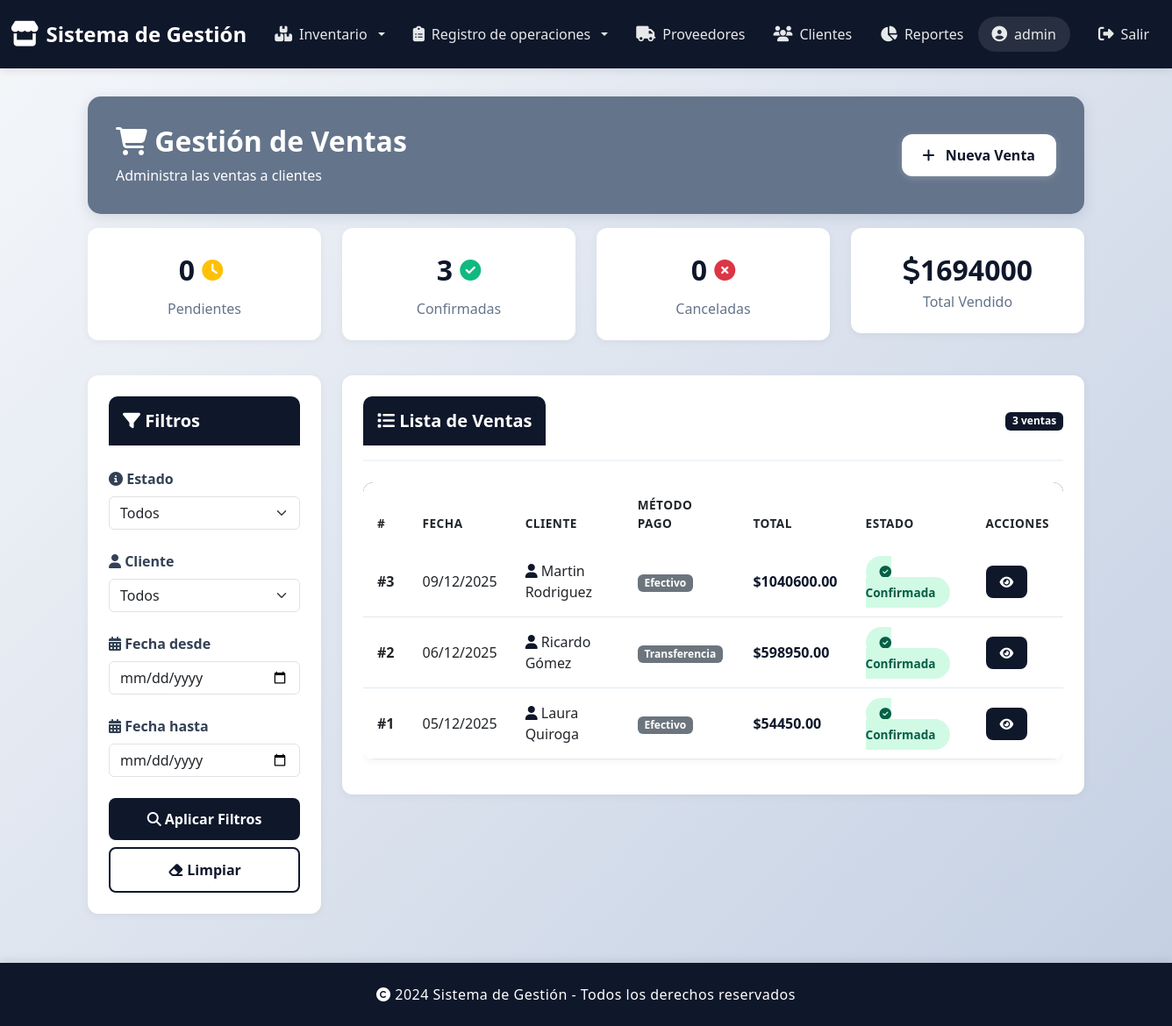
Page /ventas/ (signed in) on the committed database.
### gestionVentas/models.py (models this page shows, shortened)
class Venta(models.Model):
    METODO_PAGO_CHOICES = [
        ('EFECTIVO', 'Efectivo'),
        ('TARJETA', 'Tarjeta'),
        ('TRANSFERENCIA', 'Transferencia'),
        ('MERCADOPAGO', 'MercadoPago'),
    ]
    ESTADO_PENDIENTE = 'PENDIENTE'
    ESTADO_CONFIRMADA = 'CONFIRMADA'
    ESTADO_CANCELADA = 'CANCELADA'
    ESTADOS_CHOICES = [
        (ESTADO_PENDIENTE, 'Pendiente'),
        (ESTADO_CONFIRMADA, 'Confirmada'),
        (ESTADO_CANCELADA, 'Cancelada'),
    ]
    idVenta = models.AutoField(primary_key=True)
    cliente = models.ForeignKey(Cliente, on_delete=models.PROTECT, related_name='ventas')
    usuario = models.ForeignKey(Usuario, on_delete=models.PROTECT, related_name='ventas_realizadas')
    fecha_venta = models.DateTimeField(auto_now_add=True)
    metodo_pago = models.CharField(max_length=20, choices=METODO_PAGO_CHOICES, default='EFECTIVO')
    total = models.DecimalField(max_digits=12, decimal_places=2, default=Decimal('0.00'))
    total_con_iva = models.DecimalField(max_digits=12, decimal_places=2, default=Decimal('0.00'))
    iva_total = models.DecimalField(max_digits=12, decimal_places=2, default=Decimal('0.00'))
    estado = models.CharField(max_length=15, choices=ESTADOS_CHOICES, default=ESTADO_PENDIENTE)
    observaciones = models.TextField(null=True, max_length=200, blank=True)
    class Meta:
        verbose_name = 'Venta'
        verbose_name_plural = 'Ventas'
        ordering = ['-fecha_venta']

### gestionClientes/models.py (models this page shows, shortened)
class Cliente(models.Model):
    idCliente = models.AutoField(primary_key=True)
    nombre = models.CharField(max_length=100)
    apellido = models.CharField(max_length=100)
    dni = models.CharField(max_length=20, unique=True)
    email = models.EmailField(blank=True)
    telefono = models.CharField(max_length=20, blank=True)
    direccion = models.CharField(max_length=200, blank=True)
    fecha_registro = models.DateTimeField(auto_now_add=True)
    activo = models.BooleanField(default=True)
    class Meta:
        verbose_name = 'Cliente'
        verbose_name_plural = 'Clientes'
    def nombre_completo(self):
        return f"{self.nombre} {self.apellido}"

### gestionVentas/views.py (the view)
# urls.py: path('', views.ventas_list, name='ventas_list'),
@login_required
def ventas_list(request):
    from django.core.paginator import Paginator
    from django.db.models import Sum
    ventas_query = Venta.objects.select_related('cliente', 'usuario').all()
    estado_filtro = request.GET.get('estado', '')
    cliente_filtro = request.GET.get('cliente', '')
    fecha_desde = request.GET.get('fecha_desde', '')
    fecha_hasta = request.GET.get('fecha_hasta', '')
    if estado_filtro:
        ventas_query = ventas_query.filter(estado=estado_filtro)
    if cliente_filtro:
        ventas_query = ventas_query.filter(cliente__idCliente=cliente_filtro)
    if fecha_desde:
        ventas_query = ventas_query.filter(fecha_venta__date__gte=fecha_desde)
    if fecha_hasta:
        ventas_query = ventas_query.filter(fecha_venta__date__lte=fecha_hasta)
    stats = {
        'pendientes': Venta.objects.filter(estado='PENDIENTE').count(),
        'confirmadas': Venta.objects.filter(estado='CONFIRMADA').count(),
        'canceladas': Venta.objects.filter(estado='CANCELADA').count(),
        'total': Venta.objects.filter(estado='CONFIRMADA').aggregate(
            total=Sum('total_con_iva')
        )['total'] or 0
    }
    paginator = Paginator(ventas_query, 10)
    page_number = request.GET.get('page', 1)
    ventas = paginator.get_page(page_number)
    clientes = Cliente.objects.all().order_by('nombre', 'apellido')
    context = {
        'ventas': ventas,
        'clientes': clientes,
        'estado_filtro': estado_filtro,
        'cliente_filtro': cliente_filtro,
        'fecha_desde': fecha_desde,
        'fecha_hasta': fecha_hasta,
        'stats': stats,
    }
    return render(request, 'ventas_list.html', context)

### gestionVentas/templates/ventas_list.html (shortened to what this page needs)
{% extends 'base.html' %}
{% block content %}
<div class="" style="padding-left: 100px; padding-right: 100px;">
    <div class="ventas-header">
        <div class="d-flex justify-content-between align-items-center">
            <div>
                <h2><i class="fas fa-shopping-cart"></i> Gestión de Ventas</h2>
                <p class="mb-0 mt-2">Administra las ventas a clientes</p>
            </div>
            <a href="{% url 'ventas_crear' %}" class="btn btn-create">
                <i class="fas fa-plus"></i> Nueva Venta
            </a>
        </div>
    </div>
    <div class="row mb-4">
        <div class="col-md-3 col-sm-6 mb-3">
            <div class="stats-card d-flex align-items-center justify-content-center flex-column">
                <div class="icon d-flex align-items-center justify-content-center">
                    <div class="value me-2">{{ stats.pendientes }}</div>
                    <i class="fas fa-clock text-warning me-2"></i>
                </div>
                <div class="label">Pendientes</div>
            </div>
        </div>
        <div class="col-md-3 col-sm-6 mb-3">
            <div class="stats-card d-flex align-items-center justify-content-center flex-column">
                <div class="icon d-flex align-items-center justify-content-center" style="color: var(--slate-success);">
                    <div class="value me-2">{{ stats.confirmadas }}</div>
                    <i class="fas fa-check-circle"></i>
                </div>
                <div class="label">Confirmadas</div>
            </div>
        </div>
        <div class="col-md-3 col-sm-6 mb-3">
            <div class="stats-card d-flex align-items-center justify-content-center flex-column">
                <div class="icon text-danger d-flex align-items-center justify-content-center">
                    <div class="value me-2">{{ stats.canceladas }}</div>
                    <i class="fas fa-times-circle"></i>
                </div>
                <div class="label">Canceladas</div>
            </div>
        </div>
        <div class="col-md-3 col-sm-6 mb-3 h-100">
            <div class="stats-card">
                <div class="value"><i class="fas fa-dollar-sign"></i>{{ stats.total }}</div>
                <div class="label">Total Vendido</div>
            </div>
        </div>
    </div>
    <div class="row">
        <div class="col-lg-3 mb-4">
            <div class="filter-card">
                <h5><i class="fas fa-filter"></i> Filtros</h5>
                <form method="get" id="formFiltros">
                    <div class="filter-group">
                        <label for="estado">
                            <i class="fas fa-info-circle"></i> Estado
                        </label>
                        <select name="estado" id="estado" class="form-select">
                            <option value="">Todos</option>
                        </select>
                    </div>
                    <div class="filter-group">
                        <label for="cliente">
                            <i class="fas fa-user"></i> Cliente
                        </label>
                        <select name="cliente" id="cliente" class="form-select">
                            <option value="">Todos</option>
                        </select>
                    </div>
                    <div class="filter-group">
                        <label for="fecha_desde">
                            <i class="fas fa-calendar-alt"></i> Fecha desde
                        </label>
                        <input type="date" name="fecha_desde" id="fecha_desde" class="form-control" value="{{ fecha_desde }}">
                    </div>
                    <div class="filter-group">
                        <label for="fecha_hasta">
                            <i class="fas fa-calendar-alt"></i> Fecha hasta
                        </label>
                        <input type="date" name="fecha_hasta" id="fecha_hasta" class="form-control" value="{{ fecha_hasta }}">
                    </div>
                    <button type="submit" class="btn btn-filtrar">
                        <i class="fas fa-search"></i> Aplicar Filtros
                    </button>
                    <a href="{% url 'ventas_list' %}" class="btn btn-limpiar">
                        <i class="fas fa-eraser"></i> Limpiar
                    </a>
                </form>
            </div>
        </div>
        <div class="col-lg-9">
            <div class="ventas-content-wrapper">
                <div class="content-header">
                    <h5><i class="fas fa-list"></i> Lista de Ventas</h5>
                    <span class="badge bg-slate-primary">{{ ventas.paginator.count }} venta{{ ventas.paginator.count|pluralize }}</span>
                </div>
                {% if ventas %}
                <div class="table-responsive">
                    <table class="table table-ventas">
                        <thead>
                            <tr>
                                <th>#</th>
                                <th>Fecha</th>
                                <th>Cliente</th>
                                <th>Método Pago</th>
                                <th>Total</th>
                                <th>Estado</th>
                                <th>Acciones</th>
                            </tr>
                        </thead>
                        <tbody>
                            {% for venta in ventas %}
                            <tr>
                                <td><strong>#{{ venta.idVenta }}</strong></td>
                                <td>{{ venta.fecha_venta|date:"d/m/Y" }}</td>
                                <td>
                                    <i class="fas fa-user text-slate-primary"></i>
                                    {{ venta.cliente.nombre_completo }}
                                </td>
                                <td>
                                    <span class="badge bg-secondary">{{ venta.get_metodo_pago_display }}</span>
                                </td>
                                <td><strong class="text-slate-primary">${{ venta.total_con_iva|floatformat:2 }}</strong></td>
                                <td>
                                    {% if venta.estado == 'PENDIENTE' %}
                                    <span class="badge-estado badge-pendiente">
                                        <i class="fas fa-clock"></i> Pendiente
                                    </span>
                                    {% elif venta.estado == 'CONFIRMADA' %}
                                    <span class="badge-estado badge-confirmada">
                                        <i class="fas fa-check-circle"></i> Confirmada
                                    </span>
                                    {% else %}
                                    <span class="badge-estado badge-cancelada">
                                        <i class="fas fa-times-circle"></i> Cancelada
                                    </span>
                                    {% endif %}
                                </td>
                                <td>
                                    <a href="{% url 'ventas_detalle' venta.idVenta %}"
                                       class="btn btn-ver btn-sm me-1"
                                       title="Ver detalle">
                                        <i class="fas fa-eye"></i>
                                    </a>
                                </td>
                            </tr>
                            {% endfor %}
                        </tbody>
                    </table>
                </div>
                {% endif %}
            </div>
        </div>
    </div>
</div>
{% endblock %}

### templates/base.html (shortened to what this page needs)
<!DOCTYPE html>
<html lang="es">
<head>
    <link href="https://cdn.jsdelivr.net/npm/bootstrap@5.3.0/dist/css/bootstrap.min.css" rel="stylesheet">
    <link rel="stylesheet" href="https://cdnjs.cloudflare.com/ajax/libs/font-awesome/6.4.0/css/all.min.css">
</head>
<body>
    <nav class="navbar navbar-expand-lg navbar-dark">
        <div class="container-fluid">
            <a class="navbar-brand" href="/">
                <i class="fas fa-store"></i>
                <span>Sistema de Gestión</span>
            </a>
            <div class="collapse navbar-collapse" id="navbarNav">
                <ul class="navbar-nav me-auto">
                    <li class="nav-item dropdown">
                        <a class="nav-link dropdown-toggle" href="#" role="button" data-bs-toggle="dropdown" aria-expanded="false">
                            <i class="fas fa-boxes"></i> Inventario
                        </a>
                    </li>
                    <li class="nav-item dropdown">
                        <a class="nav-link dropdown-toggle" href="#" role="button" data-bs-toggle="dropdown" aria-expanded="false">
                            <i class="fa-solid fa-clipboard-list"></i> Registro de operaciones
                        </a>
                    </li>
                    <li class="nav-item">
                        <a class="nav-link" href="{% url 'proveedores_list' %}">
                            <i class="fas fa-truck"></i> Proveedores
                        </a>
                    </li>
                    <li class="nav-item">
                        <a class="nav-link" href="{% url 'clientes_list' %}">
                            <i class="fas fa-users"></i> Clientes
                        </a>
                    </li>
                    <li class="nav-item">
                        <a class="nav-link" href="{% url 'gestionInformes:dashboard' %}">
                            <i class="fa-solid fa-chart-pie"></i> Reportes
                        </a>
                    </li>
                </ul>
                <ul class="navbar-nav">
                    {% if user.is_authenticated %}
                        <li class="nav-item me-3">
                            <span class="nav-link">
                                <i class="fas fa-user-circle"></i> {{ user.username }}
                            </span>
                        </li>
                        <li class="nav-item">
                            <a class="nav-link" href="{% url 'logout' %}">
                                <i class="fas fa-sign-out-alt"></i> Salir
                            </a>
                        </li>
                    {% endif %}
                </ul>
            </div>
        </div>
    </nav>
    <main>
        {% block content %}{% endblock %}
    </main>
    <footer class="text-white text-center">
        <div class="container">
            <p class="mb-0">
                <i class="fas fa-copyright"></i> 2024 Sistema de Gestión - Todos los derechos reservados
            </p>
        </div>
    </footer>
</body>
</html>

### templates/base.html (style rules this page uses)
:root { --slate-primary: #0f172a; --slate-secondary: #1e293b; --slate-tertiary: #334155; --slate-accent: #475569; --slate-light: #f1f5f9; --slate-success: #10b981; --slate-neutral: #64748b; }
.text-slate-primary { color: var(--slate-primary) !important; }
.bg-slate-primary { background-color: var(--slate-primary) !important; }
* { margin: 0; padding: 0; }
body { background: linear-gradient(135deg, #f5f7fa 0%, #c3cfe2 100%); display: flex; flex-direction: column; min-height: 100vh; font-family: 'Segoe UI', Tahoma, Geneva, Verdana, sans-serif; }
.navbar { background: #0f172a !important; box-shadow: 0 2px 10px rgba(0, 0, 0, 0.1); padding: 1rem 0; }
.navbar-brand { font-weight: 700; font-size: 1.5rem; color: #fff !important; transition: all 0.3s ease; display: flex; align-items: center; gap: 0.5rem; }
.navbar-brand i { font-size: 1.8rem; }
.nav-link { color: rgba(255, 255, 255, 0.9) !important; font-weight: 500; padding: 0.5rem 1rem !important; border-radius: 8px; transition: all 0.3s ease; display: flex; align-items: center; gap: 0.5rem; }
.nav-link i { font-size: 1.1rem; }
main { flex: 1; padding: 2rem 0; }
footer { background: #0f172a; box-shadow: 0 -2px 10px rgba(0, 0, 0, 0.1); padding: 1.5rem 0; }
footer p { margin: 0; font-weight: 500; letter-spacing: 0.5px; }
.nav-item span.nav-link { background-color: rgba(255, 255, 255, 0.1); border-radius: 20px; padding: 0.5rem 1rem !important; }
html { scroll-behavior: smooth; }
main { animation: fadeIn 0.5s ease-in; }

### rows in the picture
Venta: idVenta "3", fecha_venta "09/12/2025", cliente.nombre_completo "Martin Rodriguez", metodo_pago "Efectivo", total_con_iva "1040600.00", estado "CONFIRMADA" (drawn)
Venta: idVenta "2", fecha_venta "06/12/2025", cliente.nombre_completo "Ricardo Gómez", metodo_pago "Transferencia", total_con_iva "598950.00", estado "CONFIRMADA" (drawn)
Venta: idVenta "1", fecha_venta "05/12/2025", cliente.nombre_completo "Laura Quiroga", metodo_pago "Efectivo", total_con_iva "54450.00", estado "CONFIRMADA" (drawn)

### other values in the picture
{{ user.username }} "admin"
{{ stats.pendientes }} "0"
{{ stats.confirmadas }} "3"
{{ stats.canceladas }} "0"
{{ stats.total }} "1694000"
{{ ventas.paginator.count }} "3"
